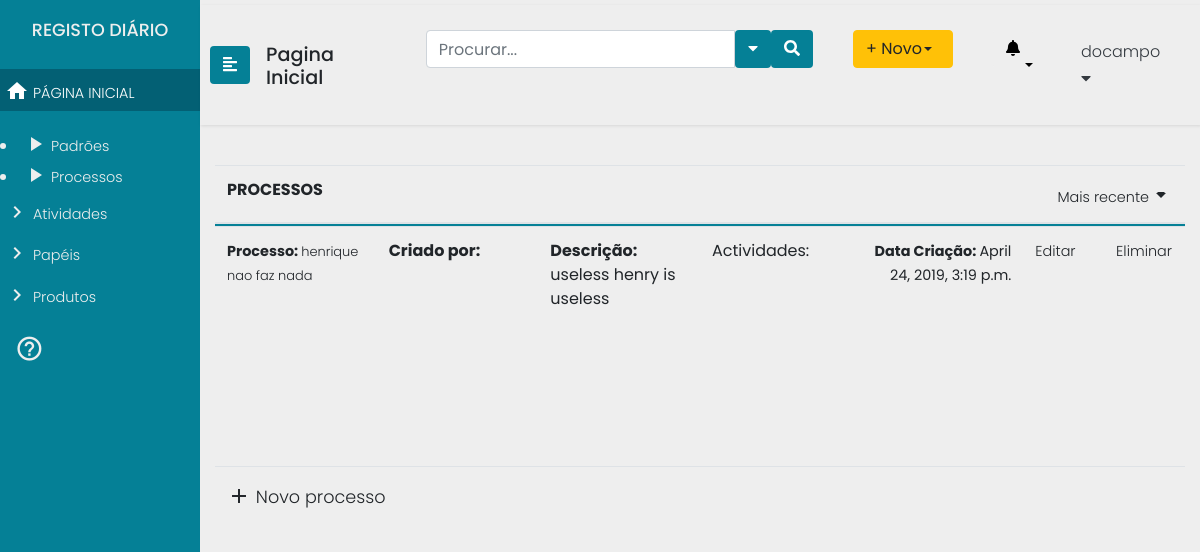
Before: /processos (signed in) with the older database file.
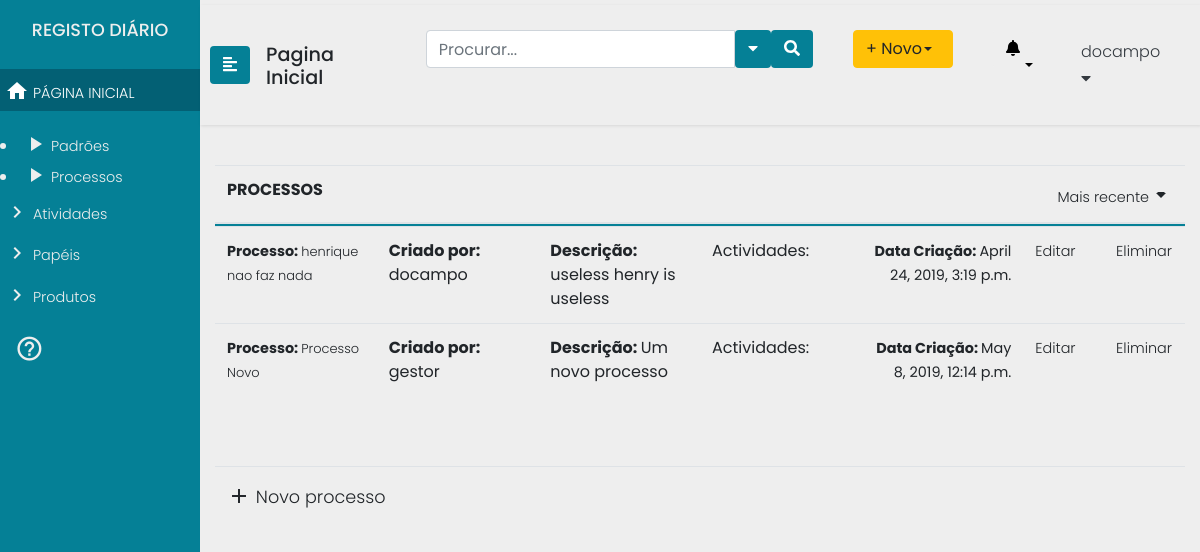
After: the same page with the newer database file.
### Users/models.py (models this page shows)
class User(AbstractUser):
    id = models.AutoField(db_column='ID',primary_key=True)
    username = models.CharField(db_column='UserName',
                                max_length=255,
                                unique=True,
                                blank=True,
                                null=True)
    useremail = models.CharField(db_column='UserEmail',
                                 max_length=255,
                                 blank=True,
                                 null=True)
    password = models.CharField(db_column='Password',
                                max_length=255,
                                blank=True, null=True)
    organization = models.ForeignKey(Organization, null=True, on_delete=models.SET_NULL)
    class Meta:
        managed = True
        db_table = 'User'
        permissions = (
            ("test_GProc", "Teste de permissao geral Gestor de Processos"),
            ("test_Analist", "Teste de permissao geral Analista"),
            ("test_Func", "Teste de permissao geral Funcionário"),
            ("test_Admin", "Teste de permissao geral Administrador"),)

### processes/models.py (models this page shows, shortened)
class Process(models.Model):
    process_name = models.CharField(max_length=200)
    user = models.ForeignKey(User, null=True, on_delete=models.SET_NULL)
    creation_date = models.DateTimeField("date created", default=django.utils.timezone.now())
    description = models.TextField(max_length=200)

### processes/views.py (the view)
# urls.py: path("processos", views.processos, name="processos"),
@login_required(login_url='/login2')
def processos(request):
	return render(request=request,
				  template_name="processes/processos.html",
				   context={"procs": Process.objects.all(), "acts": Activity.objects.all()})

### templates/processes/processos.html (shortened to what this page needs)
{% extends "processes/header2.html" %}
				{% block content %}
				{% if perms.Users.test_GProc or  perms.Users.test_Analist %}
				{% include "processes/includes/sidenav_gpanalist.html" %}
				<div class="container">
					<table class="table table-hover header-fixed">
						<thead>
							<tr class="d-flex">
								<th class="col-9">PROCESSOS</th>
								<th class="col-3 text-right">
									<a class="dropdown-toggle" id="sidebarCollapse" data-toggle="dropdown" href="#" role="button" aria-haspopup="true" aria-expanded="false"><span>Mais recente</span><i class="material-icons">arrow_drop_down</i></a>
								</th>
							</tr>
						</thead>
						<tbody>
								{% for proc in procs %}
								<tr class="d-flex">
										<td class="col-2"><span><b>Processo: </b><a href="#">{{proc.process_name}} </a></span></td>
										<td class="col-2"><b>Criado por: </b> {{proc.user.username}} </td>
										<td class="col-2"><b>Descrição: </b>{{proc.description}}</span></td>
										<td class="col-2">Actividades:  </td>
										<td class="col-2 text-right"><span><b>Data Criação: </b>{{proc.creation_date}}</span></td>
										<td class="col-1"><b><a href="processos/ProcessUpdate/{{proc.id}} ">Editar</a></span></td>
										<td class="col-1"><b><a href="processos/ProcessDelete/{{proc.id}} ">Eliminar</a></span></td>
									</tr>
									{% endfor %}
						</tbody>
						<tfoot>
							<tr class="d-flex">
								<td class="col-9"><b><a href="/processos/ProcessCreate" class="novo"><i class="material-icons">add</i> Novo processo</a></b></td>
								<td class="col-3 text-right"></td>
							</tr>
						</tfoot>
					</table>
            </div>
		</div>
		{% endif %}
		{% endblock %}

### templates/processes/header2.html (shortened to what this page needs)
<!DOCTYPE html>
<head>
  {% load static %}
<link rel="stylesheet" href="https://stackpath.bootstrapcdn.com/bootstrap/4.1.0/css/bootstrap.min.css">
  <link href="{% static 'processes/css/menu.css' %}" rel="stylesheet">
</head>
<body>
    {% block content %}
    {% endblock %}
  </body>

### templates/processes/includes/sidenav_gpanalist.html (shortened to what this page needs)
	<div class="wrapper">
		<nav id="sidebar" class="navbar-info" style="background:#058096;">
			<div class="sidebar-header" style="background:#058096;">
				<h4>REGISTO DIÁRIO </h4>
			</div>
			<ul class="list-unstyled components">
				<li class="active">
					<a href="/"><i class="material-icons">home</i> PÁGINA INICIAL</a>
				</li>
			</ul>
<li>
    <a href="#"><i class="material-icons">play_arrow</i> Padrões</a>
</li>
<li>
    <a href="/processos"><i class="material-icons">play_arrow</i> Processos</a>
</li>
<ul class="list-unstyled components">
    <li>
        <a href="/actividades"><i class="material-icons">keyboard_arrow_right</i> Atividades</a>
    </li>
    <li>
        <a href="/papeis"><i class="material-icons">keyboard_arrow_right</i> Papéis</a>
    </li>
    <li>
        <a href="/produtos"><i class="material-icons">keyboard_arrow_right</i> Produtos</a>
    </li>
</ul>
<div class="CTAs">
                    <a href="#"><i class="material-icons">help_outline</i></a>
				</div>
			</nav>
			<div id="content">
				<nav class="navbar navbar-expand-lg navbar-light">
					<button type="button" id="sidebarCollapse" class="btn text-white" style="background:#058096;">
                        <i class="fas fa-align-left"></i>
					</button>
					<div class="navegation">
						<h3 style="margin-top:10px;">Pagina Inicial</h3>
					</div>
					<div class="collapse navbar-collapse" id="navbarTogglerDemo03">
						<ul class="navbar-nav ml-auto mt-2 mt-lg-0">
							<li class="sidebar-search nav-item active">
								<form class="form-inline input-group  custom-search-form">
									<input type="text"  class="form-control" placeholder="Procurar...">
									<button class="btn btn-default text-white" type="button"  data-toggle="dropdown" aria-haspopup="true" aria-expanded="false">
										<i class="fa fa-caret-down"></i>
									</button>
									<span class="input-group-btn">
										<button class="btn btn-default text-white">
											<i class="fa fa-search"></i>
										</button>
									</span>
								</form>
							</li>
							<li class="nav-item">
								<div class="btn-group">
									<button type="button" class="btn btn-warning dropdown-toggle text-left" style="width:100px;" data-toggle="dropdown" aria-haspopup="true" aria-expanded="false">+ Novo </button>
								</div>
							</li>
							<li class="dropdown for-notification">
								<button class="btn btn-default dropdown-toggle notification" type="button" id="notification" data-toggle="dropdown" aria-haspopup="true" aria-expanded="false">
									<i class="fa fa-bell"></i>
								</button>
							</li>
							<li class="nav-item dropdown">
								<a class="nav-link text-left text-dark" style="font-size:1em;" data-toggle="dropdown" href="#" role="button" aria-haspopup="true" aria-expanded="false">{{user.username}}<i class="fa fa-caret-down"></i></a>
							</li>
						</ul>
					</div>
				</nav>

### processes/static/processes/css/menu.css (style rules this page uses)
body { font-family: 'Poppins', sans-serif; background: #eee; }
h3 { font-family: 'Poppins', sans-serif; font-size: 1.2em; }
h4 { font-family: 'Poppins', sans-serif; font-size: 1.1em; }
p,a { font-family: 'Poppins', sans-serif; font-size: 0.9em; font-weight: 300; line-height: 1.7em; color: #999; }
a,a:hover,a:focus { color: inherit; text-decoration: none; transition: all 0.3s; }
.navbar { padding: 15px 10px; border: none; border-radius: 0; margin-bottom: 40px; box-shadow: 1px 1px 3px rgba(0, 0, 0, 0.1); }
.wrapper { display: flex; width: 100%; align-items: stretch; }
#sidebar { min-width: 200px; max-width: 200px; color: #eeeeee; transition: all 0.3s; }
#sidebar .sidebar-header { padding: 20px 0px 20px 0px; text-align: center; background: #000; }
#sidebar ul.components { padding: 0px 0px 0px 0px; }
a i { position: relative; top: 5px; font-size: 0.9em; }
#sidebar ul li a { padding: 5px; font-size: 0.9em; display: block; }
#sidebar ul li.active>a { color: #fff; background: #036074; }
.dropdown-toggle::after { display: block; position: absolute; top: 50%; right: 20px; transform: translateY(-50%); }
.CTAs { padding:0px 0px 0px 0px; }
.CTAs a { bottom:10px; display: block; border-radius: 5px; margin-left: 15px; }
.CTAs a i { font-size:2em; }
.collapse ul li { padding:10px 20px 10px 20px; }
#content { width: 100vw; padding: 5px 0px 5px 0px; min-height: 100vh; transition: all 0.3s; }
thead > tr { border-bottom: 2px solid #058096; }
td span { font-size:0.9em; }
.novo { font-size:1.1em; }
form button { background:#058096; }
.header-fixed { width: 100%; }
.header-fixed > thead, .header-fixed > tbody, .header-fixed > thead > tr, .header-fixed > tbody > tr, .header-fixed > thead > tr > th, .header-fixed > tbody > tr > td { display: block; }
.header-fixed > tbody > tr:after, .header-fixed > thead > tr:after { content: ' '; display: block; visibility: hidden; clear: both; }
.header-fixed > tbody { overflow-y: auto; height: 30vh; }
.header-fixed > tbody > tr > td, .header-fixed > thead > tr > th { width: 20%; float: left; }
.notification { background:#EEEEEE; }
.navegation { padding: 0px 1em; }

Changed rows visible on the page:
changed Process "useless henry is useless": user.username (not shown) → "docampo"
added Process: process_name "Processo Novo", user.username "gestor", description "Um novo processo", creation_date "May 8, 2019, 12:14 p.m."
